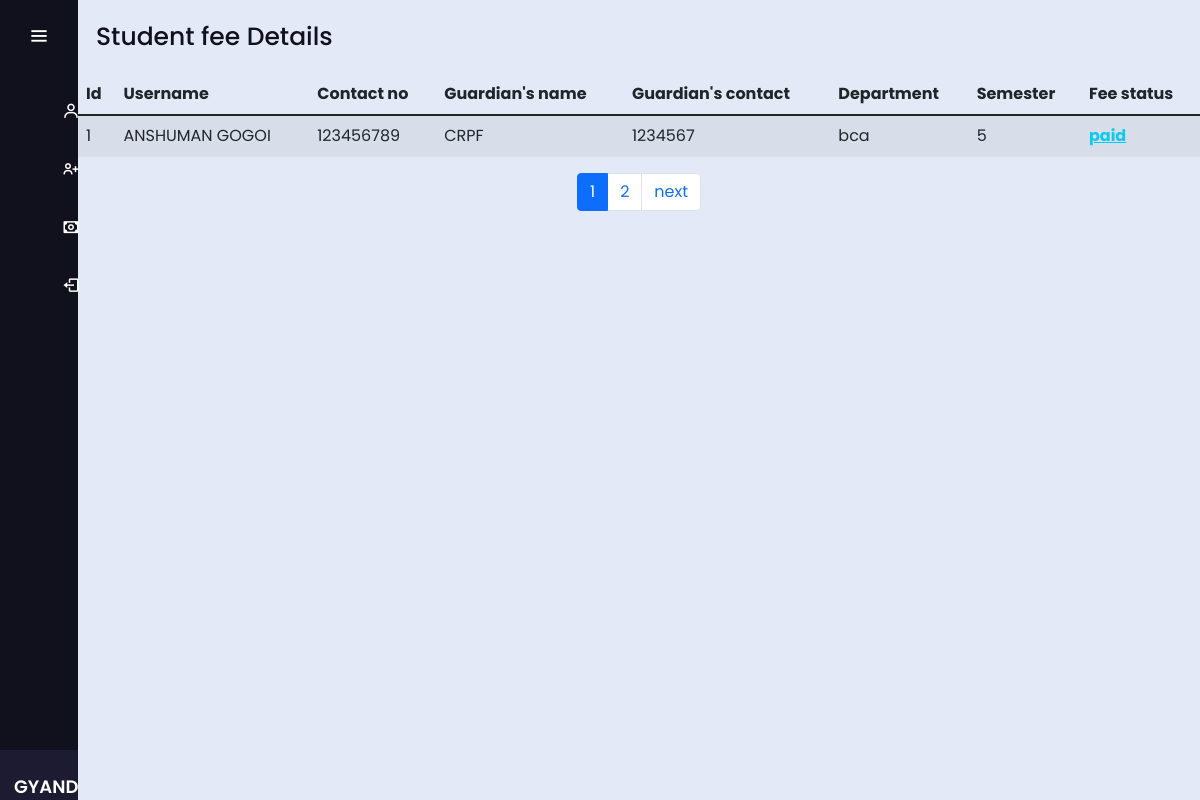
Page /admin_login/fee_details.php (signed in) on the committed database.
### tables this page shows
CREATE TABLE `student` (
  `s_id` int(11) NOT NULL,
  `s_username` varchar(100) NOT NULL,
  `s_email` varchar(100) NOT NULL,
  `s_password` varchar(100) NOT NULL,
  `s_dob` date NOT NULL,
  `s_contact` bigint(100) NOT NULL,
  `s_gname` varchar(100) NOT NULL,
  `s_gcontact` bigint(100) NOT NULL,
  `s_address` varchar(255) NOT NULL,
  `s_fname` varchar(100) NOT NULL,
  `s_mname` varchar(100) NOT NULL,
  `s_department` varchar(100) NOT NULL,
  `s_semester` varchar(50) NOT NULL,
  `s_roomid` varchar(11) NOT NULL,
  `status` int(11) NOT NULL,
  `complain` varchar(2000) NOT NULL
);

### admin_login/fee_details.php (the view, shortened to what this page needs)
<?php
include 'config.php';
?>
<!DOCTYPE html>
<html lang="en">
<head>
  <link href="https://cdn.jsdelivr.net/npm/bootstrap@5.1.3/dist/css/bootstrap.min.css" rel="stylesheet">
  <link rel="stylesheet" href="style1.css">
  <link href='https://unpkg.com/boxicons@2.0.7/css/boxicons.min.css' rel='stylesheet'>
</head>
<body>
  <div class="sidebar">
    <div class="logo-details">
      <i class='bx bx-menu' id="btn"></i>
    </div>
    <ul class="nav-list">
    <li>
       <a href="admin_profile.php">
         <i class='bx bx-user' ></i>
       </a>
     </li>
      <li>
        <a href="manage_students.php">
          <i class='bx bx-user-plus'></i>
        </a>
      </li>
      <li>
        <a href="#">
          <i class='bx bx-money'></i>
        </a>
      </li>
      <li>
        <a href="logout.php">
          <i class='bx bx-log-out' id="log_out"></i>
        </a>
      </li>
      <li class="profile">
        <div class="profile-details">
          <div class="name_job">
            <div class="name"><?php echo ($_SESSION['username']); ?>
            </div>
          </div>
        </div>
      </li>
    </ul>
  </div>
  <section class="home-section">
    <div class="text"> Student fee Details</div>
    <table class="table table-striped table-hover">
      <thead>
        <tr>
        <tr>
          <th scope="col">Id</th>
          <th scope="col">Username</th>
          <th scope="col">Contact no</th>
          <th scope="col">Guardian's name</th>
          <th scope="col">Guardian's contact</th>
          <th scope="col">Department</th>
          <th scope="col">Semester</th>
          <th scope="col">Fee status</th>
        </tr>
      </thead>
      <tbody>
        <?php
        $limit = 1;
        if (isset($_GET['page'])) {
          $page = $_GET['page'];
        } else {
          $page = 1;
        }
        $offset = ($page - 1) * $limit;
        $sql = "SELECT * FROM student order by s_id asc limit  {$offset},{$limit}";
        $result = $conn->query($sql);
        if ($result->num_rows > 0) {
          while ($row = $result->fetch_assoc()) {
        ?>
            <tr>
              <td scope="row"><?php echo  $row['s_id']; ?></td>
              <td><?php echo  $row['s_username']; ?></td>
              <td><?php echo  $row['s_contact']; ?></td>
              <td><?php echo  $row['s_gname']; ?></td>
              <td><?php echo  $row['s_gcontact']; ?></td>
              <td><?php echo   $row['s_department']; ?></td>
              <td><?php echo  $row['s_semester']; ?></td>
              <td><?php
                  if ($row['status'] == 1) {
                    echo '<span "><a class="text-info"href="?type=status&operation=unpaid&id=' . $row['s_id'] . '"><b>paid</b></a>
            </span>';
                  } else {
                    echo '<span ><a class="text-danger" href="?type=status&operation=paid&id=' . $row['s_id'] . '"><b>unpaid</b></a>
              <span>';
                  } ?>
              </td>
            </tr>
        <?php
          }
        } else {
          echo "0 result";
        }
        ?>
      </tbody>
    </table>
    <?php
    $q = "select * from student";
    $res = mysqli_query($conn, $q) or die("query failed" . mysqli_error($conn));
    if (mysqli_num_rows($res) > 0) {
      $total_record = mysqli_num_rows($res);
      $total_page = ceil($total_record / $limit);
      echo ' <ul class="pagination justify-content-center">';
      for ($i = 1; $i <= $total_page; $i++) {
        if ($i == $page) {
          $active = "active";
        } else {
          $active = "";
        }
        echo '<li class="page-item ' . $active . '"><a class="page-link" href="fee_details.php?page=' . $i . '">' . $i . '</a></li>';
      }
      if ($total_page > $page) {
        echo '<li class="page-item"><a class="page-link" href="fee_details.php?page=' . ($page + 1) . '">next</a></li>';
      }
      echo '</ul>';
    }
    ?>
  </section>
</body>
</html>

### admin_login/style1.css (style rules this page uses)
* { margin: 0; padding: 0; box-sizing: border-box; font-family: "Poppins" , sans-serif; }
.sidebar { position: fixed; left: 0; top: 0; height: 100%; width: 78px; background: #11101D; padding: 6px 14px; z-index: 99; transition: all 0.5s ease; }
.sidebar .logo-details { height: 60px; display: flex; align-items: center; position: relative; }
.sidebar .logo-details #btn { position: absolute; top: 50%; right: 0; transform: translateY(-50%); font-size: 22px; transition: all 0.4s ease; font-size: 23px; text-align: center; cursor: pointer; transition: all 0.5s ease; }
.sidebar i { color: #fff; height: 60px; min-width: 50px; font-size: 28px; text-align: center; line-height: 60px; }
.sidebar .nav-list { margin-top: 20px; height: 100%; }
.sidebar li { position: relative; margin: 8px 0; list-style: none; }
.sidebar li a { display: flex; height: 100%; width: 100%; border-radius: 12px; align-items: center; text-decoration: none; transition: all 0.4s ease; background: #11101D; }
.sidebar li i { height: 50px; line-height: 50px; font-size: 18px; border-radius: 12px; }
.sidebar li.profile { position: fixed; height: 50px; width: 78px; left: 0; bottom: -8px; padding: 10px 14px; background: #1d1b31; transition: all 0.5s ease; overflow: hidden; }
.sidebar li .profile-details { display: flex; align-items: center; flex-wrap: nowrap; }
.sidebar li.profile .name, .sidebar li.profile .job { font-size: 18px; font-weight: 600; color: #fff; white-space: nowrap; }
.home-section { position: relative; background: #E4E9F7; min-height: 100vh; top: 0; left: 78px; width: calc(100% - 78px); transition: all 0.5s ease; z-index: 2; }
.home-section .text { display: inline-block; color: #11101d; font-size: 25px; font-weight: 500; margin: 18px }

### rows in the picture
student: s_id "1", s_username "ANSHUMAN GOGOI", s_contact "123456789", s_gname "CRPF", s_gcontact "1234567", s_department "bca", s_semester "5"
